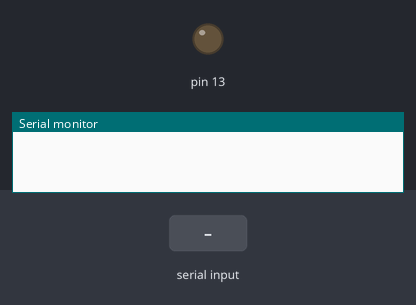
A sketch run on a simulated Arduino Uno, built with avr-gcc and run on an emulated ATmega328P. Shown: output pins drawn as LEDs (lit = HIGH), the last lines printed to the serial monitor. Dashed ring = blinking. The inputs (shaded band) are chosen by the test bench.

Above: at 1.2 s.
1.3 s: "RSA\n" received over Serial
At 1.9 s:
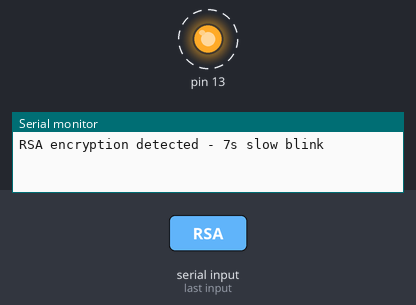
Timing chart, 0 to 9.6 s (numbered marks = the images above; inputs shaded):
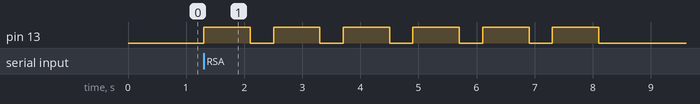

The sketch:

crypto_algorithm_indicator.ino
```cpp
void blinkPattern(int pattern, int totalDuration) {
  long start = millis();

  while (millis() - start < totalDuration) {
    if (pattern == 1) {
      // RSA - slow single blink
      digitalWrite(13, HIGH);
      delay(800);
      digitalWrite(13, LOW);
      delay(400);

    } else if (pattern == 2) {
      // AES - double blink
      digitalWrite(13, HIGH); delay(200);
      digitalWrite(13, LOW);  delay(150);
      digitalWrite(13, HIGH); delay(200);
      digitalWrite(13, LOW);  delay(500);

    } else if (pattern == 3) {
      // DES - rapid triple blink
      digitalWrite(13, HIGH); delay(100);
      digitalWrite(13, LOW);  delay(100);
      digitalWrite(13, HIGH); delay(100);
      digitalWrite(13, LOW);  delay(100);
      digitalWrite(13, HIGH); delay(100);
      digitalWrite(13, LOW);  delay(400);
    }
  }

  digitalWrite(13, LOW); // make sure LED is off
  Serial.println("DONE");
}

void setup() {
  Serial.begin(9600);
  pinMode(13, OUTPUT);
  randomSeed(analogRead(0));
}

void loop() {
  if (Serial.available() > 0) {
    String msg = Serial.readStringUntil('\n');
    msg.trim();

    if (msg == "RSA") {
      Serial.println("RSA encryption detected - 7s slow blink");
      blinkPattern(1, 7000);

    } else if (msg == "AES") {
      Serial.println("AES encryption detected - 6s double blink");
      blinkPattern(2, 6000);

    } else if (msg == "DES") {
      Serial.println("DES encryption detected - 5s triple blink");
      blinkPattern(3, 5000);
    }
  }
}
```

Measured:
- after the input at 1.3 s, pin 13: alternates HIGH for 0.80 s and LOW for 0.40 s, 12 changes in all, then stays LOW, starting at once
